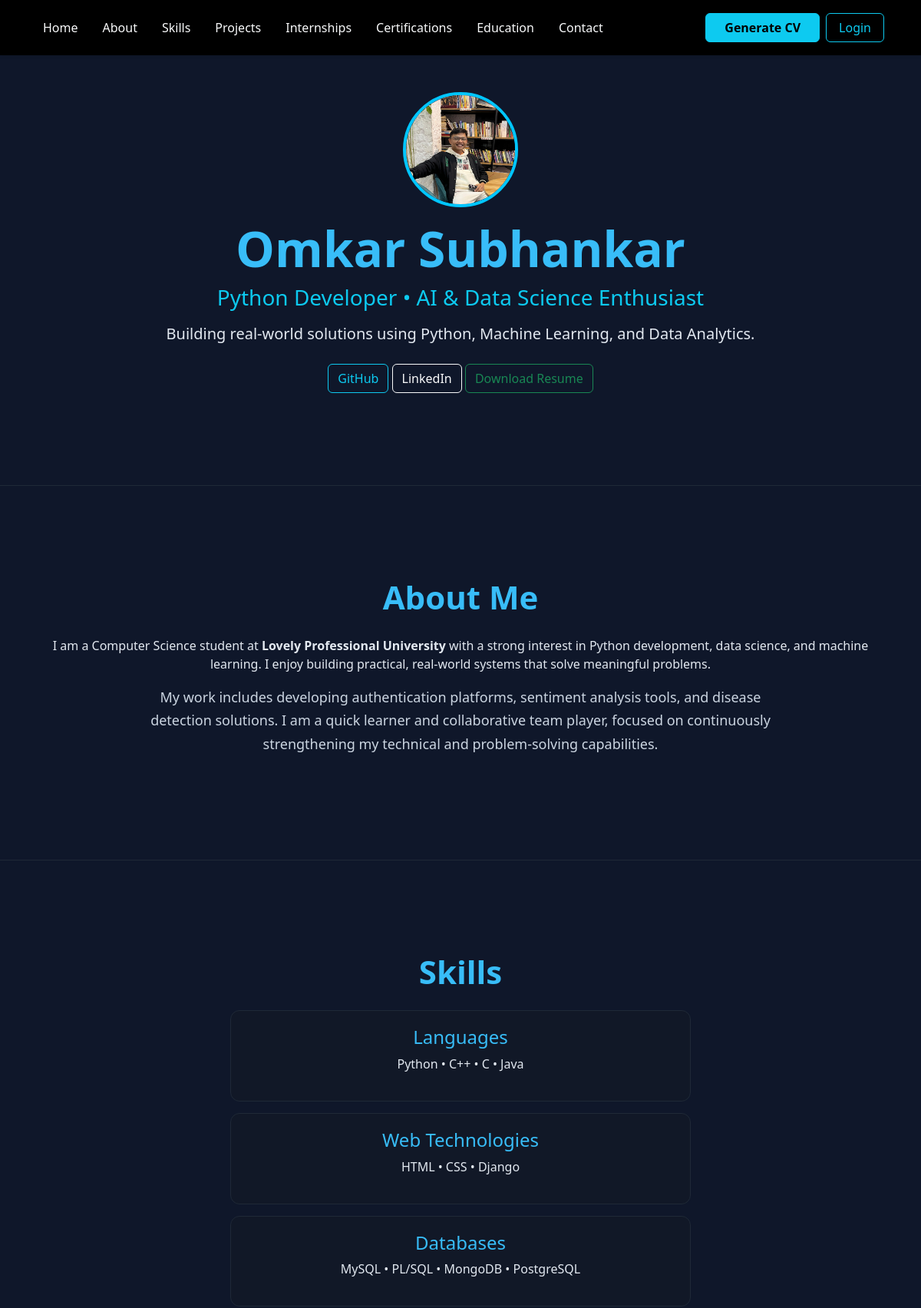
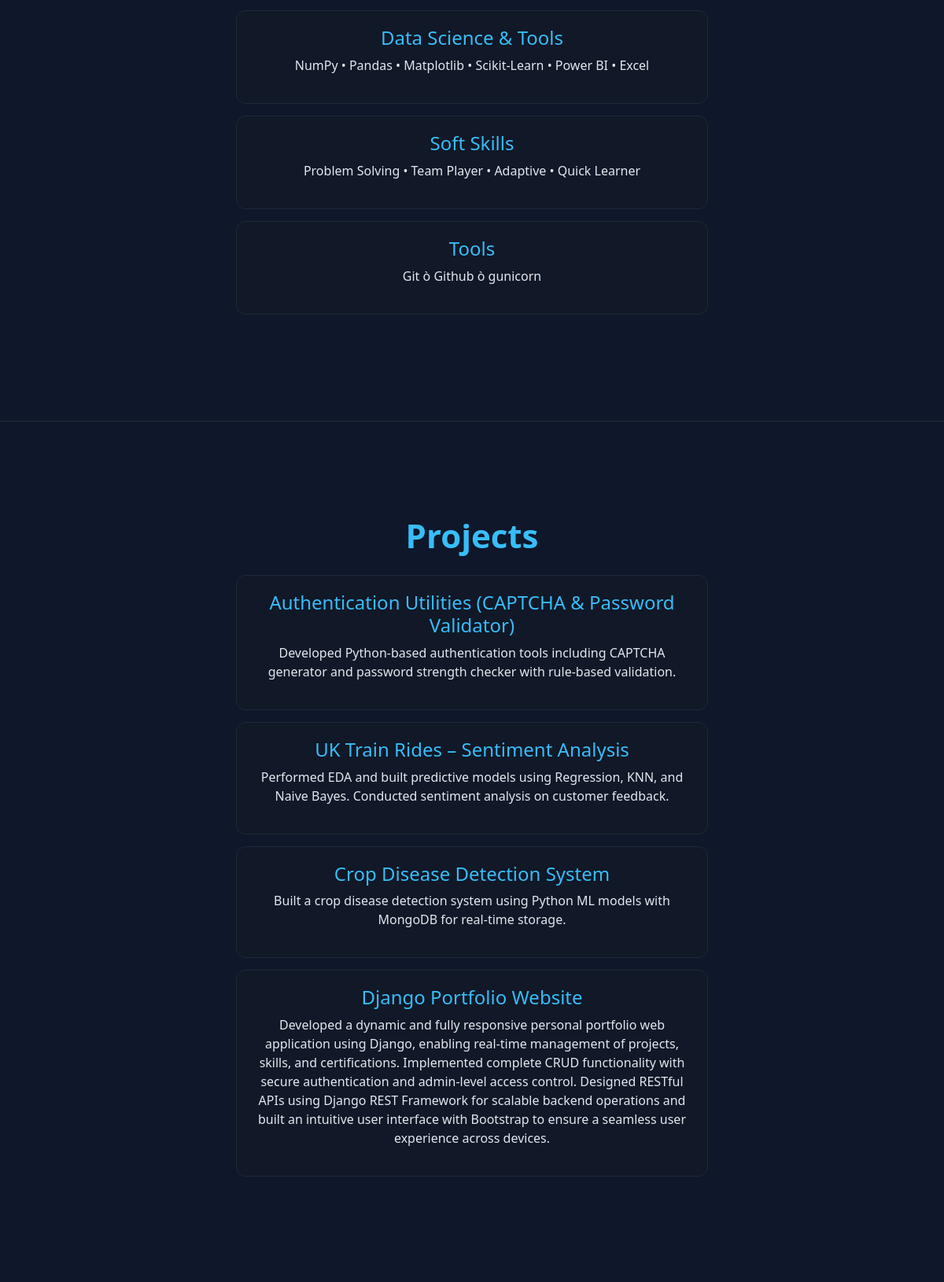
/home/ (upper part), run on the app's committed database (2 pictures, top to bottom).
### main/models.py (models this page shows, shortened)
class Skill(models.Model):
    user = models.ForeignKey(
        User,
        on_delete=models.CASCADE,
        related_name="skills"
    )
    category = models.CharField(max_length=100)  # ⭐ Soft Skills / Tools
    name = models.CharField(max_length=100)      # ⭐ actual skill
    proficiency = models.CharField(max_length=50, blank=True)

class Project(models.Model):
    title = models.CharField(max_length=200)
    slug = models.SlugField(unique=True, blank=True)
    description = models.TextField()
    tech_stack = models.CharField(max_length=200)
    github_link = models.URLField(blank=True)
    live_link = models.URLField(blank=True)
    created_date = models.DateTimeField(auto_now_add=True)

### main/views.py (the view)
# urls.py: path('home/', views.home, name='home'),
def home(request):
    skills = Skill.objects.all()
    projects = Project.objects.all()
    internships = Internship.objects.all()
    education = Education.objects.all()
    certifications = Certification.objects.all().order_by('-year')
    return render(request, "home.html", {
        "skills": skills,
        "projects": projects,
        "internships": internships,
        "education": education,
        "certifications": certifications,
    })

### main/templates/home.html (shortened to what this page needs)
<!DOCTYPE html>
{% load static %}
<html>
<head>
    <link href="https://cdn.jsdelivr.net/npm/bootstrap@5.3.2/dist/css/bootstrap.min.css" rel="stylesheet">
    <link rel="stylesheet"
 href="https://cdn.jsdelivr.net/npm/bootstrap-icons@1.11.3/font/bootstrap-icons.css">
</head>
<body>
<nav class="navbar navbar-expand-lg navbar-dark bg-black fixed-top shadow-sm py-3">
  <div class="container-fluid px-5">
    <div class="collapse navbar-collapse" id="navMenu">
      <ul class="navbar-nav align-items-center gap-3">
        <li class="nav-item"><a class="nav-link text-light" href="#home">Home</a></li>
        <li class="nav-item"><a class="nav-link text-light" href="#about">About</a></li>
        <li class="nav-item"><a class="nav-link text-light" href="#skills">Skills</a></li>
        <li class="nav-item"><a class="nav-link text-light" href="#projects">Projects</a></li>
        <li class="nav-item"><a class="nav-link text-light" href="#internships">Internships</a></li>
        <li class="nav-item"><a class="nav-link text-light" href="#certifications">Certifications</a></li>
        <li class="nav-item"><a class="nav-link text-light" href="#education">Education</a></li>
        <li class="nav-item"><a class="nav-link text-light" href="#contact">Contact</a></li>
      </ul>
      <div class="ms-auto d-flex align-items-center gap-2">
        <a href="{% url 'generate_cv' %}"
           class="btn btn-info px-4 fw-semibold">
            Generate CV
        </a>
        {% if user.is_authenticated %}
            {% if user.is_superuser %}
                <a href="{% url 'dashboard' %}"
   class="btn btn-outline-info btn-sm px-2 py-1 ms-1"
   title="Admin Dashboard">
   <i class="bi bi-speedometer2"></i>
</a>
            {% endif %}
            <form action="{% url 'logout' %}" method="post" class="mb-0">
                {% csrf_token %}
                <button type="submit"
                        class="btn btn-outline-info px-3">
                    Logout
                </button>
            </form>
        {% else %}
            <a href="{% url 'login' %}"
               class="btn btn-outline-info px-3">
                Login
            </a>
        {% endif %}
      </div>
    </div>
  </div>
</nav>
{% load static %}
<section id="home" class="text-center">
    <div class="container">
        <div class="mb-3">
            <img src="{% static 'images/Pfp.jpg' %}"
                 style="width:150px; height:150px; border-radius:50%; border:4px solid #00c6ff;">
        </div>
        <h1 class="display-3 fw-bold">Omkar Subhankar</h1>
        <h3 class="text-info mb-3">
            Python Developer • AI & Data Science Enthusiast
        </h3>
        <p class="lead">
            Building real-world solutions using Python, Machine Learning, and Data Analytics.
        </p>
        <div class="mt-4">
            <a href="https://github.com/Omkar2629" class="btn btn-outline-info">GitHub</a>
            <a href="https://linkedin.com/in/omkarsubhankar" class="btn btn-outline-light">LinkedIn</a>
            <a href="{% static 'cv/Omkar_CV.pdf' %}" download class="btn btn-outline-success">Download Resume</a>
        </div>
    </div>
</section>
<section id="about">
    <div class="container text-center">
        <h2 class="section-title">About Me</h2>
        <p class="about-lead mx-auto">
      I am a Computer Science student at <strong>Lovely Professional University</strong>
      with a strong interest in Python development, data science, and machine learning.
      I enjoy building practical, real-world systems that solve meaningful problems.
    </p>
    <p class="about-text mx-auto">
      My work includes developing authentication platforms, sentiment analysis tools,
      and disease detection solutions. I am a quick learner and collaborative team
      player, focused on continuously strengthening my technical and problem-solving
      capabilities.
    </p>
    </div>
</section>
<section id="skills">
    <div class="container text-center">
        <h2 class="section-title">Skills</h2>
        <div class="skills-box">
            <h4>Languages</h4>
            <p>Python • C++ • C • Java</p>
        </div>
        <div class="skills-box">
            <h4>Web Technologies</h4>
            <p>HTML • CSS • Django</p>
        </div>
        <div class="skills-box">
            <h4>Databases</h4>
            <p>MySQL • PL/SQL • MongoDB • PostgreSQL</p>
        </div>
        <div class="skills-box">
            <h4>Data Science & Tools</h4>
            <p>NumPy • Pandas • Matplotlib • Scikit-Learn • Power BI • Excel</p>
        </div>
        <div class="skills-box">
            <h4>Soft Skills</h4>
                <p>Problem Solving • Team Player • Adaptive • Quick Learner</p>
        </div>
        {% regroup skills by category as skill_groups %}
{% for group in skill_groups %}
<div class="skills-box">
    <h4>{{ group.grouper }}</h4>
    <p>
        {% for skill in group.list %}
            {{ skill.name|cut:"," }}{% if not forloop.last %} • {% endif %}
        {% endfor %}
    </p>
</div>
{% endfor %}
    </div>
</section>
<section id="projects">
    <div class="container text-center">
        <h2 class="section-title">Projects</h2>
        <div class="skills-box">
            <h4>Authentication Utilities (CAPTCHA & Password Validator)</h4>
            <p>
                Developed Python-based authentication tools including CAPTCHA generator
                and password strength checker with rule-based validation.
            </p>
        </div>
        <div class="skills-box">
            <h4>UK Train Rides – Sentiment Analysis</h4>
            <p>
                Performed EDA and built predictive models using Regression, KNN,
                and Naive Bayes. Conducted sentiment analysis on customer feedback.
            </p>
        </div>
        <div class="skills-box">
            <h4>Crop Disease Detection System</h4>
            <p>
                Built a crop disease detection system using Python ML models
                with MongoDB for real-time storage.
            </p>
        </div>
        {% for project in projects %}
        <div class="skills-box">
            <h4>{{ project.title }}</h4>
            <p>{{ project.description }}</p>
        </div>
        {% endfor %}
    </div>
</section>
</body>

### main/templates/home.html (style rules this page uses)
body { background-color: #0f172a; color: #e2e8f0; font-family: 'Segoe UI', sans-serif; }
html { scroll-behavior: smooth; }
section { padding: 120px 0; border-bottom: 1px solid #1f2937; }
h1, h2, h3 { color: #38bdf8; }
.section-title { font-size: 42px; margin-bottom: 25px; font-weight: bold; color: #38bdf8; }
.about-text { max-width: 850px; margin: 15px auto; font-size: 18px; line-height: 1.7; color: #cbd5e1; }
.skills-box { background: #111827; padding: 20px; margin: 15px auto; max-width: 600px; border-radius: 12px; transition: 0.3s; border: 1px solid #1f2937; }
.skills-box h4 { color: #38bdf8; margin-bottom: 8px; }

### data on the page
Skill: grouper "Tools", name "Git ò Github ò gunicorn"
Project: title "Django Portfolio Website", description "Developed a dynamic and fully responsive personal portfolio web application using Django, enabling real-time management of projects, skills, and certifications. Implemented complete CRUD functionality with secure authentication and admin-level access control. Designed RESTful APIs using Django REST Framework for scalable backend operations and built an intuitive user interface with Bootstrap to ensure a seamless user experience across devices."
